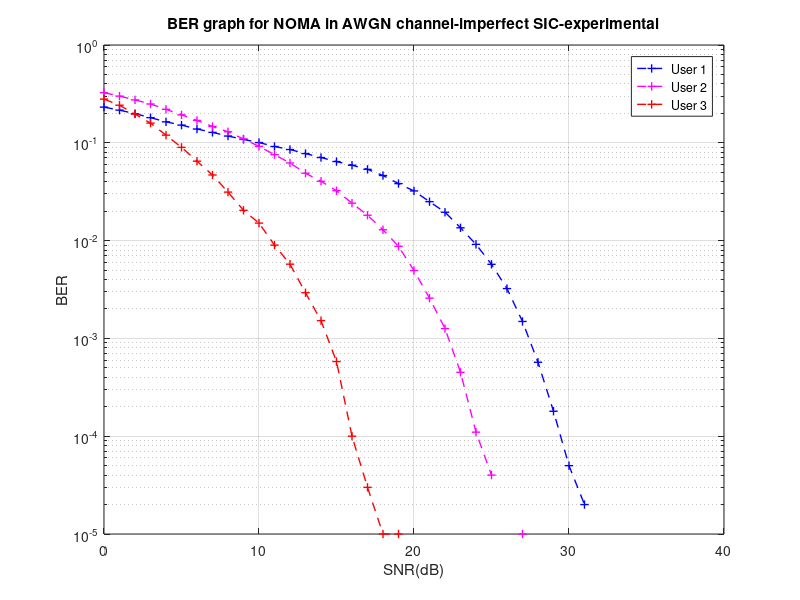

This figure's MATLAB source:
clc; clear variables;
N = 10e4; SNR = 0:40; P=1;
a1 = 0.70; a2 = 0.25; a3 = 0.05;
ber1=zeros([1 length(SNR)]);
ber2=zeros([1 length(SNR)]);
ber3=zeros([1 length(SNR)]);
em21=zeros(length(SNR),N);
em31=zeros(length(SNR),N);
em32=zeros(length(SNR),N);
for u = 1:length(SNR)
    x1 = randi([0 1],1,N);
    x2 = randi([0 1],1,N);
    x3 = randi([0 1],1,N);
    xmod1 = 2*x1-1;
    xmod2 = 2*x2-1;
    xmod3 = 2*x3-1;
    xx = sqrt(a1*P)*xmod1 + sqrt(a2*P)*xmod2+ sqrt(a3*P)*xmod3;
    noise1 = wgn(1,length(xx),10*log10(1/(10^(SNR(u)/10))));
    noise2 = wgn(1,length(xx),10*log10(0.30/(10^(SNR(u)/10))));
    noise3 = wgn(1,length(xx),10*log10(0.05/(10^(SNR(u)/10))));

    y11 = xx + noise1;
    y22 = xx + noise2;
    y33 = xx + noise3;
%     y11=awgn(xx,SNR(u),1);
%     y22=awgn(xx,SNR(u),0.30);
%     y33=awgn(xx,SNR(u),0.05);

    %AT USER 1
    %Direct decoding of x from y1
    x1_hat = ones(1,N);
    x1_hat(y11 < 0) = 0;%Final bits for user 1
    
    %AT USER 2
    x21_est = ones(1,N);
    x21_est(y22 < 0) = -1;       %Estimate user 1's signal first
    rem2 = y22 - sqrt(a1*P)*x21_est;%Extract useless signal 1 from y2
    %>>>fdp
    em21(u,:)=xmod1-x21_est;
    %remx1-x21_est*sqrt(a1*P);
    %>>>
    %Decode x2 from rem without signal x1
    x2_hat = zeros(1,N);
    x2_hat(rem2>0) = 1;%Final bits for user 2
    
    %AT USER 3
    x31_est = ones(1,N);
    x31_est(y33 < 0) = -1; %Estimate user 1's signal first
    rem23 = y33 - sqrt(a1*P)*x31_est; %Extract useless signal 1 from y3
    %>>>fdp
    em31(u,:)=xmod1-x31_est;
    x32_est = ones(1,N);
    x32_est(rem23<0) = -1;
    em32(u,:)=xmod2-x32_est;
    %remx32 - x32_est*sqrt(a2*P);
    rem33=rem23 - sqrt(a2*P)*x32_est; %Extract useless signal 2 from y3
    %Decode x3 from rem
    x3_hat = zeros(1,N);
    x3_hat(rem33>0) = 1;%Final bits for user 3

    %Estimate BER
    ber1(u) = biterr(x1,x1_hat)/N;
    ber2(u) = biterr(x2,x2_hat)/N;
    ber3(u) = biterr(x3,x3_hat)/N;
end
% j=1;
% figure(2)
% for i=1:5:40
%     subplot(2,4,j)
%     hist(em21(i,:)); hold on
%     title('User 1 in User 2')
%     legend(sprintf('Con SNR=%d',i))
%     j=j+1;
%     xlim([-3 3])
% end
% figure(3)
% j=1;
% for i=1:5:40
%     subplot(2,4,j)
%     hist(em31(i,:)); hold on
%     title('User 1 in User 3')
%     legend(sprintf('Con SNR=%d',i))
%     j=j+1;
%     xlim([-3 3])
% end
% j=1;
% for i=1:5:40
%     subplot(2,4,j)
%     hist(em32(i,:)); hold on
%     title('User 2 in User 3')
%     legend(sprintf('Con SNR=%d',i))
%     j=j+1;
%     xlim([-3 3])
% end
colorstring = 'bmryk';
figure(1)
semilogy(SNR, ber1,'+--','Color', colorstring(1), 'linewidth', 1); 
hold on; grid on;
semilogy(SNR, ber2,'+--','Color', colorstring(2), 'linewidth', 1);
semilogy(SNR, ber3,'+--','Color', colorstring(3), 'linewidth', 1); 
legend('User 1','User 2','User 3','Location','northeast');
title('BER graph for NOMA in AWGN channel-imperfect SIC-experimental');
xlabel('SNR(dB)');
ylabel('BER');